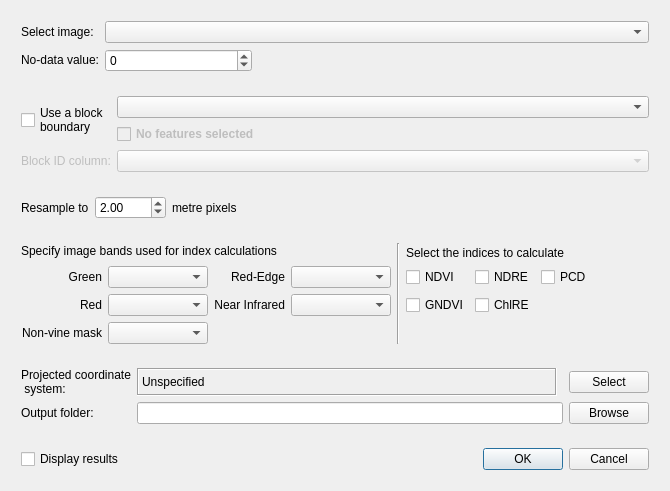
<?xml version="1.0" encoding="UTF-8"?>
<ui version="4.0">
 <class>DialogCalculateImageIndices</class>
 <widget class="QDialog" name="DialogCalculateImageIndices">
  <property name="windowModality">
   <enum>Qt::ApplicationModal</enum>
  </property>
  <property name="geometry">
   <rect>
    <x>0</x>
    <y>0</y>
    <width>651</width>
    <height>471</height>
   </rect>
  </property>
  <property name="sizePolicy">
   <sizepolicy hsizetype="MinimumExpanding" vsizetype="MinimumExpanding">
    <horstretch>0</horstretch>
    <verstretch>0</verstretch>
   </sizepolicy>
  </property>
  <property name="minimumSize">
   <size>
    <width>651</width>
    <height>0</height>
   </size>
  </property>
  <property name="maximumSize">
   <size>
    <width>16777215</width>
    <height>16777215</height>
   </size>
  </property>
  <property name="windowTitle">
   <string>Calculate image indices for blocks</string>
  </property>
  <property name="toolTip">
   <string/>
  </property>
  <property name="statusTip">
   <string/>
  </property>
  <property name="whatsThis">
   <string/>
  </property>
  <property name="autoFillBackground">
   <bool>true</bool>
  </property>
  <layout class="QFormLayout" name="formLayout">
   <property name="sizeConstraint">
    <enum>QLayout::SetFixedSize</enum>
   </property>
   <property name="fieldGrowthPolicy">
    <enum>QFormLayout::AllNonFixedFieldsGrow</enum>
   </property>
   <item row="0" column="0" colspan="2">
    <widget class="QFrame" name="fraMain">
     <property name="sizePolicy">
      <sizepolicy hsizetype="MinimumExpanding" vsizetype="Fixed">
       <horstretch>0</horstretch>
       <verstretch>0</verstretch>
      </sizepolicy>
     </property>
     <property name="frameShape">
      <enum>QFrame::NoFrame</enum>
     </property>
     <property name="frameShadow">
      <enum>QFrame::Plain</enum>
     </property>
     <layout class="QGridLayout" name="gridLayout_7">
      <property name="margin">
       <number>1</number>
      </property>
      <item row="0" column="0">
       <widget class="QFrame" name="fraImage">
        <property name="frameShape">
         <enum>QFrame::NoFrame</enum>
        </property>
        <property name="frameShadow">
         <enum>QFrame::Raised</enum>
        </property>
        <layout class="QGridLayout" name="gridLayout_3">
         <item row="0" column="0">
          <widget class="QLabel" name="lblRasterLayer">
           <property name="sizePolicy">
            <sizepolicy hsizetype="Fixed" vsizetype="Fixed">
             <horstretch>0</horstretch>
             <verstretch>0</verstretch>
            </sizepolicy>
           </property>
           <property name="minimumSize">
            <size>
             <width>0</width>
             <height>0</height>
            </size>
           </property>
           <property name="text">
            <string>Select image:</string>
           </property>
           <property name="wordWrap">
            <bool>false</bool>
           </property>
          </widget>
         </item>
         <item row="0" column="1" colspan="2">
          <widget class="QgsMapLayerComboBox" name="mcboRasterLayer">
           <property name="enabled">
            <bool>true</bool>
           </property>
           <property name="sizePolicy">
            <sizepolicy hsizetype="MinimumExpanding" vsizetype="Fixed">
             <horstretch>0</horstretch>
             <verstretch>0</verstretch>
            </sizepolicy>
           </property>
           <property name="minimumSize">
            <size>
             <width>300</width>
             <height>20</height>
            </size>
           </property>
           <property name="filters">
            <set>QgsMapLayerProxyModel::RasterLayer</set>
           </property>
          </widget>
         </item>
         <item row="1" column="0">
          <widget class="QLabel" name="lblNoDataVal">
           <property name="sizePolicy">
            <sizepolicy hsizetype="Fixed" vsizetype="Fixed">
             <horstretch>0</horstretch>
             <verstretch>0</verstretch>
            </sizepolicy>
           </property>
           <property name="minimumSize">
            <size>
             <width>0</width>
             <height>0</height>
            </size>
           </property>
           <property name="layoutDirection">
            <enum>Qt::LeftToRight</enum>
           </property>
           <property name="text">
            <string>No-data value:</string>
           </property>
           <property name="alignment">
            <set>Qt::AlignRight|Qt::AlignTrailing|Qt::AlignVCenter</set>
           </property>
          </widget>
         </item>
         <item row="1" column="1">
          <widget class="QSpinBox" name="spnNoDataVal">
           <property name="sizePolicy">
            <sizepolicy hsizetype="Preferred" vsizetype="Preferred">
             <horstretch>0</horstretch>
             <verstretch>0</verstretch>
            </sizepolicy>
           </property>
           <property name="minimumSize">
            <size>
             <width>147</width>
             <height>20</height>
            </size>
           </property>
           <property name="minimum">
            <number>-9999</number>
           </property>
           <property name="maximum">
            <number>9999</number>
           </property>
           <property name="value">
            <number>0</number>
           </property>
          </widget>
         </item>
         <item row="1" column="2">
          <spacer name="horizontalSpacer">
           <property name="orientation">
            <enum>Qt::Horizontal</enum>
           </property>
           <property name="sizeHint" stdset="0">
            <size>
             <width>40</width>
             <height>20</height>
            </size>
           </property>
          </spacer>
         </item>
        </layout>
        <zorder>mcboRasterLayer</zorder>
        <zorder>lblRasterLayer</zorder>
        <zorder>spnNoDataVal</zorder>
        <zorder>lblNoDataVal</zorder>
        <zorder>horizontalSpacer</zorder>
       </widget>
      </item>
      <item row="1" column="0">
       <widget class="QFrame" name="fraPoly">
        <layout class="QGridLayout" name="gridLayout">
         <item row="0" column="0" rowspan="2">
          <widget class="QCheckBox" name="chkUsePoly">
           <property name="sizePolicy">
            <sizepolicy hsizetype="Minimum" vsizetype="Preferred">
             <horstretch>0</horstretch>
             <verstretch>0</verstretch>
            </sizepolicy>
           </property>
           <property name="text">
            <string>Use a block
boundary</string>
           </property>
          </widget>
         </item>
         <item row="0" column="1" colspan="2">
          <widget class="QgsMapLayerComboBox" name="mcboPolygonLayer">
           <property name="sizePolicy">
            <sizepolicy hsizetype="MinimumExpanding" vsizetype="Fixed">
             <horstretch>0</horstretch>
             <verstretch>0</verstretch>
            </sizepolicy>
           </property>
           <property name="minimumSize">
            <size>
             <width>300</width>
             <height>20</height>
            </size>
           </property>
           <property name="filters">
            <set>QgsMapLayerProxyModel::PolygonLayer</set>
           </property>
          </widget>
         </item>
         <item row="1" column="1">
          <widget class="QCheckBox" name="chkUseSelected">
           <property name="enabled">
            <bool>false</bool>
           </property>
           <property name="sizePolicy">
            <sizepolicy hsizetype="Fixed" vsizetype="Fixed">
             <horstretch>0</horstretch>
             <verstretch>0</verstretch>
            </sizepolicy>
           </property>
           <property name="minimumSize">
            <size>
             <width>0</width>
             <height>0</height>
            </size>
           </property>
           <property name="font">
            <font>
             <weight>75</weight>
             <bold>true</bold>
            </font>
           </property>
           <property name="layoutDirection">
            <enum>Qt::LeftToRight</enum>
           </property>
           <property name="text">
            <string>No features selected</string>
           </property>
          </widget>
         </item>
         <item row="2" column="0">
          <widget class="QLabel" name="lblGroupByField">
           <property name="enabled">
            <bool>false</bool>
           </property>
           <property name="sizePolicy">
            <sizepolicy hsizetype="Fixed" vsizetype="Preferred">
             <horstretch>0</horstretch>
             <verstretch>0</verstretch>
            </sizepolicy>
           </property>
           <property name="text">
            <string>Block ID column:</string>
           </property>
          </widget>
         </item>
         <item row="2" column="1" colspan="2">
          <widget class="QgsFieldComboBox" name="mFieldComboBox">
           <property name="enabled">
            <bool>false</bool>
           </property>
           <property name="sizePolicy">
            <sizepolicy hsizetype="MinimumExpanding" vsizetype="Fixed">
             <horstretch>0</horstretch>
             <verstretch>0</verstretch>
            </sizepolicy>
           </property>
           <property name="minimumSize">
            <size>
             <width>200</width>
             <height>20</height>
            </size>
           </property>
           <property name="filters">
            <set>QgsFieldProxyModel::Double|QgsFieldProxyModel::Int|QgsFieldProxyModel::LongLong|QgsFieldProxyModel::Numeric|QgsFieldProxyModel::String</set>
           </property>
          </widget>
         </item>
        </layout>
       </widget>
      </item>
      <item row="2" column="0">
       <widget class="QFrame" name="fraPixel">
        <layout class="QGridLayout" name="gridLayout_5">
         <property name="margin">
          <number>9</number>
         </property>
         <item row="0" column="0">
          <widget class="QLabel" name="lblPixelSize">
           <property name="sizePolicy">
            <sizepolicy hsizetype="Fixed" vsizetype="Preferred">
             <horstretch>0</horstretch>
             <verstretch>0</verstretch>
            </sizepolicy>
           </property>
           <property name="text">
            <string>Resample to</string>
           </property>
          </widget>
         </item>
         <item row="0" column="1">
          <widget class="QDoubleSpinBox" name="dsbPixelSize">
           <property name="sizePolicy">
            <sizepolicy hsizetype="Minimum" vsizetype="Preferred">
             <horstretch>0</horstretch>
             <verstretch>0</verstretch>
            </sizepolicy>
           </property>
           <property name="maximum">
            <double>6000.000000000000000</double>
           </property>
           <property name="singleStep">
            <double>0.500000000000000</double>
           </property>
           <property name="value">
            <double>2.000000000000000</double>
           </property>
          </widget>
         </item>
         <item row="0" column="2">
          <widget class="QLabel" name="lblPixelSize_2">
           <property name="sizePolicy">
            <sizepolicy hsizetype="Preferred" vsizetype="Preferred">
             <horstretch>0</horstretch>
             <verstretch>0</verstretch>
            </sizepolicy>
           </property>
           <property name="text">
            <string>metre pixels</string>
           </property>
          </widget>
         </item>
         <item row="0" column="3">
          <spacer name="horizontalSpacer_4">
           <property name="orientation">
            <enum>Qt::Horizontal</enum>
           </property>
           <property name="sizeType">
            <enum>QSizePolicy::MinimumExpanding</enum>
           </property>
           <property name="sizeHint" stdset="0">
            <size>
             <width>40</width>
             <height>20</height>
            </size>
           </property>
          </spacer>
         </item>
        </layout>
       </widget>
      </item>
      <item row="3" column="0">
       <widget class="QFrame" name="fraIndices">
        <property name="sizePolicy">
         <sizepolicy hsizetype="Preferred" vsizetype="Preferred">
          <horstretch>0</horstretch>
          <verstretch>0</verstretch>
         </sizepolicy>
        </property>
        <layout class="QGridLayout" name="gridLayout_2">
         <property name="topMargin">
          <number>9</number>
         </property>
         <property name="bottomMargin">
          <number>9</number>
         </property>
         <item row="0" column="0" colspan="4">
          <widget class="QLabel" name="lblBandMap">
           <property name="sizePolicy">
            <sizepolicy hsizetype="Fixed" vsizetype="Fixed">
             <horstretch>0</horstretch>
             <verstretch>0</verstretch>
            </sizepolicy>
           </property>
           <property name="minimumSize">
            <size>
             <width>0</width>
             <height>17</height>
            </size>
           </property>
           <property name="text">
            <string>&lt;html&gt;&lt;head/&gt;&lt;body&gt;&lt;p align=&quot;center&quot;&gt;Specify image bands used for index calculations&lt;/p&gt;&lt;/body&gt;&lt;/html&gt;</string>
           </property>
          </widget>
         </item>
         <item row="0" column="4" rowspan="4">
          <widget class="Line" name="line">
           <property name="orientation">
            <enum>Qt::Vertical</enum>
           </property>
          </widget>
         </item>
         <item row="1" column="3">
          <widget class="QComboBox" name="cboBandRedEdge">
           <property name="sizePolicy">
            <sizepolicy hsizetype="Minimum" vsizetype="Fixed">
             <horstretch>0</horstretch>
             <verstretch>0</verstretch>
            </sizepolicy>
           </property>
           <property name="minimumSize">
            <size>
             <width>100</width>
             <height>20</height>
            </size>
           </property>
           <property name="maxVisibleItems">
            <number>10</number>
           </property>
           <property name="maxCount">
            <number>10</number>
           </property>
           <property name="insertPolicy">
            <enum>QComboBox::NoInsert</enum>
           </property>
           <property name="minimumContentsLength">
            <number>0</number>
           </property>
          </widget>
         </item>
         <item row="1" column="0">
          <widget class="QLabel" name="lblBandGreen">
           <property name="sizePolicy">
            <sizepolicy hsizetype="Fixed" vsizetype="Preferred">
             <horstretch>0</horstretch>
             <verstretch>0</verstretch>
            </sizepolicy>
           </property>
           <property name="layoutDirection">
            <enum>Qt::RightToLeft</enum>
           </property>
           <property name="text">
            <string>&lt;html&gt;&lt;head/&gt;&lt;body&gt;&lt;p align=&quot;right&quot;&gt;Green&lt;/p&gt;&lt;/body&gt;&lt;/html&gt;</string>
           </property>
          </widget>
         </item>
         <item row="1" column="5">
          <widget class="QCheckBox" name="chkNDVI">
           <property name="sizePolicy">
            <sizepolicy hsizetype="Fixed" vsizetype="Fixed">
             <horstretch>0</horstretch>
             <verstretch>0</verstretch>
            </sizepolicy>
           </property>
           <property name="toolTip">
            <string>&lt;html&gt;&lt;head/&gt;&lt;body&gt;&lt;p&gt;&lt;span style=&quot; font-weight:600;&quot;&gt;NDVI&lt;/span&gt; (Normalised Difference Vegetation Index)&lt;/p&gt;&lt;p&gt;requires Red and InfraRed Bands&lt;/p&gt;&lt;/body&gt;&lt;/html&gt;</string>
           </property>
           <property name="statusTip">
            <string/>
           </property>
           <property name="whatsThis">
            <string/>
           </property>
           <property name="text">
            <string>NDVI</string>
           </property>
           <attribute name="buttonGroup">
            <string notr="true">chkgrpIndices</string>
           </attribute>
          </widget>
         </item>
         <item row="2" column="0">
          <widget class="QLabel" name="lblBandRed">
           <property name="sizePolicy">
            <sizepolicy hsizetype="Fixed" vsizetype="Preferred">
             <horstretch>0</horstretch>
             <verstretch>0</verstretch>
            </sizepolicy>
           </property>
           <property name="layoutDirection">
            <enum>Qt::RightToLeft</enum>
           </property>
           <property name="text">
            <string>&lt;html&gt;&lt;head/&gt;&lt;body&gt;&lt;p align=&quot;right&quot;&gt;       Red&lt;/p&gt;&lt;/body&gt;&lt;/html&gt;</string>
           </property>
          </widget>
         </item>
         <item row="1" column="7">
          <widget class="QCheckBox" name="chkPCD">
           <property name="sizePolicy">
            <sizepolicy hsizetype="Fixed" vsizetype="Fixed">
             <horstretch>0</horstretch>
             <verstretch>0</verstretch>
            </sizepolicy>
           </property>
           <property name="toolTip">
            <string>&lt;html&gt;&lt;head/&gt;&lt;body&gt;&lt;p&gt;&lt;span style=&quot; font-weight:600;&quot;&gt;PCD&lt;/span&gt; (Plant Cell Density) &lt;/p&gt;&lt;p&gt;requires Red and InfraRed Bands&lt;/p&gt;&lt;/body&gt;&lt;/html&gt;</string>
           </property>
           <property name="text">
            <string>PCD</string>
           </property>
           <attribute name="buttonGroup">
            <string notr="true">chkgrpIndices</string>
           </attribute>
          </widget>
         </item>
         <item row="1" column="2">
          <widget class="QLabel" name="lblBandRedEdge">
           <property name="sizePolicy">
            <sizepolicy hsizetype="Fixed" vsizetype="Preferred">
             <horstretch>0</horstretch>
             <verstretch>0</verstretch>
            </sizepolicy>
           </property>
           <property name="layoutDirection">
            <enum>Qt::RightToLeft</enum>
           </property>
           <property name="text">
            <string>&lt;html&gt;&lt;head/&gt;&lt;body&gt;&lt;p align=&quot;right&quot;&gt;Red-Edge&lt;/p&gt;&lt;/body&gt;&lt;/html&gt;</string>
           </property>
          </widget>
         </item>
         <item row="2" column="5">
          <widget class="QCheckBox" name="chkGNDVI">
           <property name="sizePolicy">
            <sizepolicy hsizetype="Fixed" vsizetype="Preferred">
             <horstretch>0</horstretch>
             <verstretch>0</verstretch>
            </sizepolicy>
           </property>
           <property name="toolTip">
            <string>&lt;html&gt;&lt;head/&gt;&lt;body&gt;&lt;p&gt;&lt;span style=&quot; font-weight:600;&quot;&gt;GNDVI&lt;/span&gt; (Green Normalised Difference Vegetation Index) &lt;/p&gt;&lt;p&gt;requires Green and InfraRed bands&lt;/p&gt;&lt;/body&gt;&lt;/html&gt;</string>
           </property>
           <property name="text">
            <string>GNDVI</string>
           </property>
           <attribute name="buttonGroup">
            <string notr="true">chkgrpIndices</string>
           </attribute>
          </widget>
         </item>
         <item row="1" column="6">
          <widget class="QCheckBox" name="chkNDRE">
           <property name="sizePolicy">
            <sizepolicy hsizetype="Fixed" vsizetype="Fixed">
             <horstretch>0</horstretch>
             <verstretch>0</verstretch>
            </sizepolicy>
           </property>
           <property name="toolTip">
            <string>&lt;html&gt;&lt;head/&gt;&lt;body&gt;&lt;p&gt;&lt;span style=&quot; font-weight:600;&quot;&gt;NDRE&lt;/span&gt; (Normalised Difference Red-Edge Index) &lt;/p&gt;&lt;p&gt;requires InfraRed and Red-Edge bands&lt;/p&gt;&lt;/body&gt;&lt;/html&gt;</string>
           </property>
           <property name="text">
            <string>NDRE</string>
           </property>
           <attribute name="buttonGroup">
            <string notr="true">chkgrpIndices</string>
           </attribute>
          </widget>
         </item>
         <item row="2" column="6">
          <widget class="QCheckBox" name="chkChlRE">
           <property name="sizePolicy">
            <sizepolicy hsizetype="Fixed" vsizetype="Preferred">
             <horstretch>0</horstretch>
             <verstretch>0</verstretch>
            </sizepolicy>
           </property>
           <property name="toolTip">
            <string>&lt;html&gt;&lt;head/&gt;&lt;body&gt;&lt;p&gt;&lt;span style=&quot; font-weight:600;&quot;&gt;ChlRE&lt;/span&gt; (Chlorophyll Red-Edge Index) &lt;/p&gt;&lt;p&gt;requires InfraRed and Red-Edge bands&lt;/p&gt;&lt;/body&gt;&lt;/html&gt;</string>
           </property>
           <property name="text">
            <string>ChlRE</string>
           </property>
           <attribute name="buttonGroup">
            <string notr="true">chkgrpIndices</string>
           </attribute>
          </widget>
         </item>
         <item row="2" column="2">
          <widget class="QLabel" name="lblBandIR">
           <property name="sizePolicy">
            <sizepolicy hsizetype="Fixed" vsizetype="Preferred">
             <horstretch>0</horstretch>
             <verstretch>0</verstretch>
            </sizepolicy>
           </property>
           <property name="layoutDirection">
            <enum>Qt::RightToLeft</enum>
           </property>
           <property name="text">
            <string>&lt;html&gt;&lt;head/&gt;&lt;body&gt;&lt;p align=&quot;right&quot;&gt;    Near Infrared&lt;/p&gt;&lt;/body&gt;&lt;/html&gt;</string>
           </property>
          </widget>
         </item>
         <item row="3" column="1">
          <widget class="QComboBox" name="cboBandNonVine">
           <property name="sizePolicy">
            <sizepolicy hsizetype="Minimum" vsizetype="Fixed">
             <horstretch>0</horstretch>
             <verstretch>0</verstretch>
            </sizepolicy>
           </property>
           <property name="minimumSize">
            <size>
             <width>0</width>
             <height>20</height>
            </size>
           </property>
           <property name="maxVisibleItems">
            <number>10</number>
           </property>
           <property name="maxCount">
            <number>10</number>
           </property>
           <property name="insertPolicy">
            <enum>QComboBox::NoInsert</enum>
           </property>
           <property name="minimumContentsLength">
            <number>0</number>
           </property>
          </widget>
         </item>
         <item row="2" column="1">
          <widget class="QComboBox" name="cboBandRed">
           <property name="sizePolicy">
            <sizepolicy hsizetype="Minimum" vsizetype="Fixed">
             <horstretch>0</horstretch>
             <verstretch>0</verstretch>
            </sizepolicy>
           </property>
           <property name="minimumSize">
            <size>
             <width>0</width>
             <height>20</height>
            </size>
           </property>
           <property name="maxVisibleItems">
            <number>10</number>
           </property>
           <property name="maxCount">
            <number>10</number>
           </property>
           <property name="insertPolicy">
            <enum>QComboBox::NoInsert</enum>
           </property>
           <property name="minimumContentsLength">
            <number>0</number>
           </property>
          </widget>
         </item>
         <item row="1" column="1">
          <widget class="QComboBox" name="cboBandGreen">
           <property name="sizePolicy">
            <sizepolicy hsizetype="Minimum" vsizetype="Fixed">
             <horstretch>0</horstretch>
             <verstretch>0</verstretch>
            </sizepolicy>
           </property>
           <property name="minimumSize">
            <size>
             <width>100</width>
             <height>20</height>
            </size>
           </property>
           <property name="maxVisibleItems">
            <number>10</number>
           </property>
           <property name="maxCount">
            <number>10</number>
           </property>
           <property name="insertPolicy">
            <enum>QComboBox::NoInsert</enum>
           </property>
           <property name="minimumContentsLength">
            <number>0</number>
           </property>
          </widget>
         </item>
         <item row="2" column="3">
          <widget class="QComboBox" name="cboBandIR">
           <property name="sizePolicy">
            <sizepolicy hsizetype="Minimum" vsizetype="Fixed">
             <horstretch>0</horstretch>
             <verstretch>0</verstretch>
            </sizepolicy>
           </property>
           <property name="minimumSize">
            <size>
             <width>0</width>
             <height>20</height>
            </size>
           </property>
           <property name="maxVisibleItems">
            <number>10</number>
           </property>
           <property name="maxCount">
            <number>10</number>
           </property>
           <property name="insertPolicy">
            <enum>QComboBox::NoInsert</enum>
           </property>
           <property name="minimumContentsLength">
            <number>0</number>
           </property>
          </widget>
         </item>
         <item row="3" column="0">
          <widget class="QLabel" name="lblNonVine">
           <property name="sizePolicy">
            <sizepolicy hsizetype="Fixed" vsizetype="Preferred">
             <horstretch>0</horstretch>
             <verstretch>0</verstretch>
            </sizepolicy>
           </property>
           <property name="layoutDirection">
            <enum>Qt::RightToLeft</enum>
           </property>
           <property name="text">
            <string>&lt;html&gt;&lt;head/&gt;&lt;body&gt;&lt;p align=&quot;right&quot;&gt;Non-vine mask&lt;/p&gt;&lt;/body&gt;&lt;/html&gt;</string>
           </property>
           <property name="textFormat">
            <enum>Qt::AutoText</enum>
           </property>
          </widget>
         </item>
         <item row="0" column="5" colspan="4">
          <widget class="QLabel" name="lblCalcStats">
           <property name="sizePolicy">
            <sizepolicy hsizetype="Fixed" vsizetype="Preferred">
             <horstretch>0</horstretch>
             <verstretch>0</verstretch>
            </sizepolicy>
           </property>
           <property name="minimumSize">
            <size>
             <width>0</width>
             <height>17</height>
            </size>
           </property>
           <property name="text">
            <string>Select the indices to calculate</string>
           </property>
           <property name="alignment">
            <set>Qt::AlignBottom|Qt::AlignLeading|Qt::AlignLeft</set>
           </property>
          </widget>
         </item>
         <item row="1" column="8">
          <spacer name="horizontalSpacer_2">
           <property name="orientation">
            <enum>Qt::Horizontal</enum>
           </property>
           <property name="sizeHint" stdset="0">
            <size>
             <width>40</width>
             <height>20</height>
            </size>
           </property>
          </spacer>
         </item>
        </layout>
       </widget>
      </item>
      <item row="4" column="0">
       <widget class="QFrame" name="fraOutputs">
        <layout class="QGridLayout" name="gridLayout_4">
         <item row="0" column="3">
          <widget class="QPushButton" name="cmdOutCRS">
           <property name="enabled">
            <bool>true</bool>
           </property>
           <property name="sizePolicy">
            <sizepolicy hsizetype="Fixed" vsizetype="Fixed">
             <horstretch>0</horstretch>
             <verstretch>0</verstretch>
            </sizepolicy>
           </property>
           <property name="text">
            <string>Select</string>
           </property>
          </widget>
         </item>
         <item row="1" column="3">
          <widget class="QPushButton" name="cmdOutputFolder">
           <property name="sizePolicy">
            <sizepolicy hsizetype="Fixed" vsizetype="Fixed">
             <horstretch>0</horstretch>
             <verstretch>0</verstretch>
            </sizepolicy>
           </property>
           <property name="text">
            <string>Browse</string>
           </property>
          </widget>
         </item>
         <item row="0" column="0">
          <widget class="QLabel" name="lblOutCRSTitle">
           <property name="sizePolicy">
            <sizepolicy hsizetype="Fixed" vsizetype="Preferred">
             <horstretch>0</horstretch>
             <verstretch>0</verstretch>
            </sizepolicy>
           </property>
           <property name="minimumSize">
            <size>
             <width>0</width>
             <height>25</height>
            </size>
           </property>
           <property name="text">
            <string>Projected coordinate
 system:</string>
           </property>
           <property name="wordWrap">
            <bool>true</bool>
           </property>
          </widget>
         </item>
         <item row="1" column="0">
          <widget class="QLabel" name="lblOutputFolder">
           <property name="sizePolicy">
            <sizepolicy hsizetype="Fixed" vsizetype="Preferred">
             <horstretch>0</horstretch>
             <verstretch>0</verstretch>
            </sizepolicy>
           </property>
           <property name="text">
            <string>Output folder:</string>
           </property>
          </widget>
         </item>
         <item row="0" column="1">
          <widget class="QLabel" name="lblOutCRS">
           <property name="enabled">
            <bool>true</bool>
           </property>
           <property name="sizePolicy">
            <sizepolicy hsizetype="MinimumExpanding" vsizetype="Preferred">
             <horstretch>0</horstretch>
             <verstretch>0</verstretch>
            </sizepolicy>
           </property>
           <property name="minimumSize">
            <size>
             <width>0</width>
             <height>20</height>
            </size>
           </property>
           <property name="baseSize">
            <size>
             <width>213</width>
             <height>0</height>
            </size>
           </property>
           <property name="frameShape">
            <enum>QFrame::Box</enum>
           </property>
           <property name="frameShadow">
            <enum>QFrame::Sunken</enum>
           </property>
           <property name="text">
            <string>Unspecified</string>
           </property>
           <property name="wordWrap">
            <bool>true</bool>
           </property>
          </widget>
         </item>
         <item row="1" column="1" colspan="2">
          <widget class="QLineEdit" name="lneOutputFolder">
           <property name="sizePolicy">
            <sizepolicy hsizetype="MinimumExpanding" vsizetype="Preferred">
             <horstretch>0</horstretch>
             <verstretch>0</verstretch>
            </sizepolicy>
           </property>
           <property name="minimumSize">
            <size>
             <width>426</width>
             <height>20</height>
            </size>
           </property>
           <property name="toolTip">
            <string>&lt;html&gt;&lt;head/&gt;&lt;body&gt;&lt;p&gt;Save output image to this folder. A sub-folder with the image name will be created.&lt;/p&gt;&lt;/body&gt;&lt;/html&gt;</string>
           </property>
          </widget>
         </item>
        </layout>
       </widget>
      </item>
      <item row="5" column="0">
       <layout class="QGridLayout" name="gridLayout_6">
        <property name="margin">
         <number>9</number>
        </property>
        <item row="0" column="0">
         <widget class="QCheckBox" name="chkAddToDisplay">
          <property name="sizePolicy">
           <sizepolicy hsizetype="Fixed" vsizetype="MinimumExpanding">
            <horstretch>0</horstretch>
            <verstretch>0</verstretch>
           </sizepolicy>
          </property>
          <property name="text">
           <string>Display results</string>
          </property>
         </widget>
        </item>
        <item row="0" column="1">
         <widget class="QDialogButtonBox" name="buttonBox">
          <property name="sizePolicy">
           <sizepolicy hsizetype="Preferred" vsizetype="MinimumExpanding">
            <horstretch>0</horstretch>
            <verstretch>0</verstretch>
           </sizepolicy>
          </property>
          <property name="orientation">
           <enum>Qt::Horizontal</enum>
          </property>
          <property name="standardButtons">
           <set>QDialogButtonBox::Cancel|QDialogButtonBox::Ok</set>
          </property>
         </widget>
        </item>
       </layout>
      </item>
     </layout>
     <zorder>fraImage</zorder>
     <zorder>fraOutputs</zorder>
     <zorder>fraIndices</zorder>
     <zorder>fraPoly</zorder>
     <zorder>fraPixel</zorder>
    </widget>
   </item>
  </layout>
 </widget>
 <customwidgets>
  <customwidget>
   <class>QgsFieldComboBox</class>
   <extends>QComboBox</extends>
   <header>qgsfieldcombobox.h</header>
  </customwidget>
  <customwidget>
   <class>QgsMapLayerComboBox</class>
   <extends>QComboBox</extends>
   <header>qgsmaplayercombobox.h</header>
  </customwidget>
 </customwidgets>
 <resources/>
 <connections>
  <connection>
   <sender>buttonBox</sender>
   <signal>accepted()</signal>
   <receiver>DialogCalculateImageIndices</receiver>
   <slot>accept()</slot>
   <hints>
    <hint type="sourcelabel">
     <x>305</x>
     <y>434</y>
    </hint>
    <hint type="destinationlabel">
     <x>256</x>
     <y>227</y>
    </hint>
   </hints>
  </connection>
  <connection>
   <sender>buttonBox</sender>
   <signal>rejected()</signal>
   <receiver>DialogCalculateImageIndices</receiver>
   <slot>reject()</slot>
   <hints>
    <hint type="sourcelabel">
     <x>305</x>
     <y>434</y>
    </hint>
    <hint type="destinationlabel">
     <x>256</x>
     <y>227</y>
    </hint>
   </hints>
  </connection>
 </connections>
 <buttongroups>
  <buttongroup name="chkgrpIndices">
   <property name="exclusive">
    <bool>false</bool>
   </property>
  </buttongroup>
 </buttongroups>
</ui>
